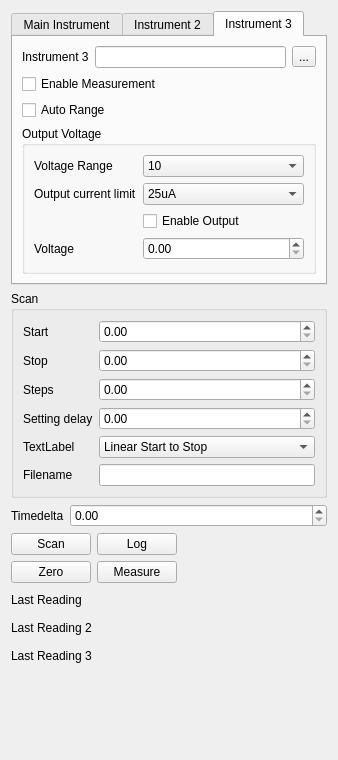
<?xml version="1.0" encoding="UTF-8"?>
<ui version="4.0">
 <class>Form</class>
 <widget class="QWidget" name="Form">
  <property name="geometry">
   <rect>
    <x>0</x>
    <y>0</y>
    <width>338</width>
    <height>760</height>
   </rect>
  </property>
  <property name="windowTitle">
   <string>Form</string>
  </property>
  <layout class="QVBoxLayout" name="verticalLayout">
   <item>
    <widget class="QTabWidget" name="tabWidget">
     <property name="currentIndex">
      <number>2</number>
     </property>
     <widget class="QWidget" name="tab">
      <attribute name="title">
       <string>Main Instrument</string>
      </attribute>
      <layout class="QVBoxLayout" name="verticalLayout_2">
       <item>
        <layout class="QHBoxLayout" name="horizontalLayout">
         <item>
          <widget class="QLabel" name="label_9">
           <property name="text">
            <string>Instrument 1</string>
           </property>
          </widget>
         </item>
         <item>
          <widget class="QLineEdit" name="instrumentEdit"/>
         </item>
         <item>
          <widget class="QToolButton" name="openInstrument1Button">
           <property name="text">
            <string>...</string>
           </property>
          </widget>
         </item>
        </layout>
       </item>
       <item>
        <widget class="QCheckBox" name="enableMeasurementBox">
         <property name="text">
          <string>Enable Measurement</string>
         </property>
        </widget>
       </item>
       <item>
        <widget class="QCheckBox" name="autoRangeBox">
         <property name="text">
          <string>Auto Range</string>
         </property>
        </widget>
       </item>
       <item>
        <widget class="QGroupBox" name="groupBox">
         <property name="title">
          <string>Output Voltage</string>
         </property>
         <layout class="QGridLayout" name="gridLayout">
          <item row="1" column="2">
           <widget class="QComboBox" name="currentLimitSelect">
            <property name="sizePolicy">
             <sizepolicy hsizetype="Preferred" vsizetype="Fixed">
              <horstretch>1</horstretch>
              <verstretch>0</verstretch>
             </sizepolicy>
            </property>
            <item>
             <property name="text">
              <string>25uA</string>
             </property>
            </item>
            <item>
             <property name="text">
              <string>250uA</string>
             </property>
            </item>
            <item>
             <property name="text">
              <string>2.5mA</string>
             </property>
            </item>
            <item>
             <property name="text">
              <string>25mA</string>
             </property>
            </item>
           </widget>
          </item>
          <item row="1" column="0">
           <widget class="QLabel" name="label_2">
            <property name="text">
             <string>Output current limit</string>
            </property>
           </widget>
          </item>
          <item row="2" column="2">
           <widget class="QCheckBox" name="enableOutputBox">
            <property name="text">
             <string>Enable Output</string>
            </property>
           </widget>
          </item>
          <item row="0" column="2">
           <widget class="QComboBox" name="voltageRangeSelect">
            <property name="sizePolicy">
             <sizepolicy hsizetype="Preferred" vsizetype="Fixed">
              <horstretch>1</horstretch>
              <verstretch>0</verstretch>
             </sizepolicy>
            </property>
            <item>
             <property name="text">
              <string>10</string>
             </property>
            </item>
            <item>
             <property name="text">
              <string>50</string>
             </property>
            </item>
            <item>
             <property name="text">
              <string>500</string>
             </property>
            </item>
           </widget>
          </item>
          <item row="0" column="0">
           <widget class="QLabel" name="label">
            <property name="text">
             <string>Voltage Range</string>
            </property>
           </widget>
          </item>
          <item row="3" column="0">
           <widget class="QLabel" name="label_6">
            <property name="text">
             <string>Voltage</string>
            </property>
           </widget>
          </item>
          <item row="3" column="2">
           <widget class="MagnitudeSpinBox" name="voltageEdit"/>
          </item>
         </layout>
        </widget>
       </item>
      </layout>
     </widget>
     <widget class="QWidget" name="tab_3">
      <attribute name="title">
       <string>Instrument 2</string>
      </attribute>
      <layout class="QVBoxLayout" name="verticalLayout_3">
       <item>
        <layout class="QHBoxLayout" name="horizontalLayout_3">
         <item>
          <widget class="QLabel" name="label_13">
           <property name="text">
            <string>Instrument 2</string>
           </property>
          </widget>
         </item>
         <item>
          <widget class="QLineEdit" name="instrumentEdit_2"/>
         </item>
         <item>
          <widget class="QToolButton" name="openInstrument2Button">
           <property name="text">
            <string>...</string>
           </property>
          </widget>
         </item>
        </layout>
       </item>
       <item>
        <widget class="QCheckBox" name="enableMeasurementBox_2">
         <property name="text">
          <string>Enable Measurement</string>
         </property>
        </widget>
       </item>
       <item>
        <widget class="QCheckBox" name="autoRangeBox_2">
         <property name="text">
          <string>Auto Range</string>
         </property>
        </widget>
       </item>
       <item>
        <widget class="QGroupBox" name="groupBox_3">
         <property name="title">
          <string>Output Voltage</string>
         </property>
         <layout class="QGridLayout" name="gridLayout_2">
          <item row="1" column="2">
           <widget class="QComboBox" name="currentLimitSelect_2">
            <property name="sizePolicy">
             <sizepolicy hsizetype="Preferred" vsizetype="Fixed">
              <horstretch>1</horstretch>
              <verstretch>0</verstretch>
             </sizepolicy>
            </property>
            <item>
             <property name="text">
              <string>25uA</string>
             </property>
            </item>
            <item>
             <property name="text">
              <string>250uA</string>
             </property>
            </item>
            <item>
             <property name="text">
              <string>2.5mA</string>
             </property>
            </item>
            <item>
             <property name="text">
              <string>25mA</string>
             </property>
            </item>
           </widget>
          </item>
          <item row="1" column="0">
           <widget class="QLabel" name="label_15">
            <property name="text">
             <string>Output current limit</string>
            </property>
           </widget>
          </item>
          <item row="2" column="2">
           <widget class="QCheckBox" name="enableOutputBox_2">
            <property name="text">
             <string>Enable Output</string>
            </property>
           </widget>
          </item>
          <item row="0" column="2">
           <widget class="QComboBox" name="voltageRangeSelect_2">
            <property name="sizePolicy">
             <sizepolicy hsizetype="Preferred" vsizetype="Fixed">
              <horstretch>1</horstretch>
              <verstretch>0</verstretch>
             </sizepolicy>
            </property>
            <item>
             <property name="text">
              <string>10</string>
             </property>
            </item>
            <item>
             <property name="text">
              <string>50</string>
             </property>
            </item>
            <item>
             <property name="text">
              <string>500</string>
             </property>
            </item>
           </widget>
          </item>
          <item row="0" column="0">
           <widget class="QLabel" name="label_16">
            <property name="text">
             <string>Voltage Range</string>
            </property>
           </widget>
          </item>
          <item row="3" column="0">
           <widget class="QLabel" name="label_17">
            <property name="text">
             <string>Voltage</string>
            </property>
           </widget>
          </item>
          <item row="3" column="2">
           <widget class="MagnitudeSpinBox" name="voltageEdit_2"/>
          </item>
         </layout>
        </widget>
       </item>
      </layout>
     </widget>
     <widget class="QWidget" name="tab_2">
      <attribute name="title">
       <string>Instrument 3</string>
      </attribute>
      <layout class="QVBoxLayout" name="verticalLayout_4">
       <item>
        <layout class="QHBoxLayout" name="horizontalLayout_4">
         <item>
          <widget class="QLabel" name="label_14">
           <property name="text">
            <string>Instrument 3</string>
           </property>
          </widget>
         </item>
         <item>
          <widget class="QLineEdit" name="instrumentEdit_3"/>
         </item>
         <item>
          <widget class="QToolButton" name="openInstrument3Button">
           <property name="text">
            <string>...</string>
           </property>
          </widget>
         </item>
        </layout>
       </item>
       <item>
        <widget class="QCheckBox" name="enableMeasurementBox_3">
         <property name="text">
          <string>Enable Measurement</string>
         </property>
        </widget>
       </item>
       <item>
        <widget class="QCheckBox" name="autoRangeBox_3">
         <property name="text">
          <string>Auto Range</string>
         </property>
        </widget>
       </item>
       <item>
        <widget class="QGroupBox" name="groupBox_4">
         <property name="title">
          <string>Output Voltage</string>
         </property>
         <layout class="QGridLayout" name="gridLayout_5">
          <item row="1" column="2">
           <widget class="QComboBox" name="currentLimitSelect_3">
            <property name="sizePolicy">
             <sizepolicy hsizetype="Preferred" vsizetype="Fixed">
              <horstretch>1</horstretch>
              <verstretch>0</verstretch>
             </sizepolicy>
            </property>
            <item>
             <property name="text">
              <string>25uA</string>
             </property>
            </item>
            <item>
             <property name="text">
              <string>250uA</string>
             </property>
            </item>
            <item>
             <property name="text">
              <string>2.5mA</string>
             </property>
            </item>
            <item>
             <property name="text">
              <string>25mA</string>
             </property>
            </item>
           </widget>
          </item>
          <item row="1" column="0">
           <widget class="QLabel" name="label_18">
            <property name="text">
             <string>Output current limit</string>
            </property>
           </widget>
          </item>
          <item row="2" column="2">
           <widget class="QCheckBox" name="enableOutputBox_3">
            <property name="text">
             <string>Enable Output</string>
            </property>
           </widget>
          </item>
          <item row="0" column="2">
           <widget class="QComboBox" name="voltageRangeSelect_3">
            <property name="sizePolicy">
             <sizepolicy hsizetype="Preferred" vsizetype="Fixed">
              <horstretch>1</horstretch>
              <verstretch>0</verstretch>
             </sizepolicy>
            </property>
            <item>
             <property name="text">
              <string>10</string>
             </property>
            </item>
            <item>
             <property name="text">
              <string>50</string>
             </property>
            </item>
            <item>
             <property name="text">
              <string>500</string>
             </property>
            </item>
           </widget>
          </item>
          <item row="0" column="0">
           <widget class="QLabel" name="label_19">
            <property name="text">
             <string>Voltage Range</string>
            </property>
           </widget>
          </item>
          <item row="3" column="0">
           <widget class="QLabel" name="label_20">
            <property name="text">
             <string>Voltage</string>
            </property>
           </widget>
          </item>
          <item row="3" column="2">
           <widget class="MagnitudeSpinBox" name="voltageEdit_3"/>
          </item>
         </layout>
        </widget>
       </item>
      </layout>
     </widget>
    </widget>
   </item>
   <item>
    <widget class="QGroupBox" name="groupBox_2">
     <property name="title">
      <string>Scan</string>
     </property>
     <layout class="QFormLayout" name="formLayout">
      <item row="1" column="0">
       <widget class="QLabel" name="label_3">
        <property name="text">
         <string>Start</string>
        </property>
       </widget>
      </item>
      <item row="2" column="0">
       <widget class="QLabel" name="label_4">
        <property name="text">
         <string>Stop</string>
        </property>
       </widget>
      </item>
      <item row="3" column="0">
       <widget class="QLabel" name="label_5">
        <property name="text">
         <string>Steps</string>
        </property>
       </widget>
      </item>
      <item row="1" column="1">
       <widget class="MagnitudeSpinBox" name="startEdit"/>
      </item>
      <item row="2" column="1">
       <widget class="MagnitudeSpinBox" name="stopEdit"/>
      </item>
      <item row="3" column="1">
       <widget class="MagnitudeSpinBox" name="stepsEdit"/>
      </item>
      <item row="5" column="0">
       <widget class="QLabel" name="label_8">
        <property name="text">
         <string>TextLabel</string>
        </property>
       </widget>
      </item>
      <item row="5" column="1">
       <widget class="QComboBox" name="scanTypeCombo">
        <item>
         <property name="text">
          <string>Linear Start to Stop</string>
         </property>
        </item>
        <item>
         <property name="text">
          <string>Linear Stop to Start</string>
         </property>
        </item>
        <item>
         <property name="text">
          <string>Randomized</string>
         </property>
        </item>
        <item>
         <property name="text">
          <string>Center Out</string>
         </property>
        </item>
        <item>
         <property name="text">
          <string>Linear Start Stop Start</string>
         </property>
        </item>
        <item>
         <property name="text">
          <string>Linear Stop Start Stop</string>
         </property>
        </item>
       </widget>
      </item>
      <item row="6" column="0">
       <widget class="QLabel" name="label_10">
        <property name="text">
         <string>Filename</string>
        </property>
       </widget>
      </item>
      <item row="6" column="1">
       <widget class="QLineEdit" name="filenameEdit"/>
      </item>
      <item row="4" column="0">
       <widget class="QLabel" name="label_12">
        <property name="text">
         <string>Setting delay</string>
        </property>
       </widget>
      </item>
      <item row="4" column="1">
       <widget class="MagnitudeSpinBox" name="settlingDelayEdit"/>
      </item>
     </layout>
    </widget>
   </item>
   <item>
    <layout class="QGridLayout" name="gridLayout_3">
     <item row="0" column="0">
      <widget class="QLabel" name="label_11">
       <property name="text">
        <string>Timedelta</string>
       </property>
      </widget>
     </item>
     <item row="0" column="1">
      <widget class="MagnitudeSpinBox" name="timeDeltaEdit">
       <property name="sizePolicy">
        <sizepolicy hsizetype="Minimum" vsizetype="Fixed">
         <horstretch>1</horstretch>
         <verstretch>0</verstretch>
        </sizepolicy>
       </property>
      </widget>
     </item>
    </layout>
   </item>
   <item>
    <layout class="QGridLayout" name="gridLayout_4">
     <item row="1" column="1">
      <widget class="QPushButton" name="measureButton">
       <property name="text">
        <string>Measure</string>
       </property>
      </widget>
     </item>
     <item row="1" column="0">
      <widget class="QPushButton" name="zeroButton">
       <property name="text">
        <string>Zero</string>
       </property>
      </widget>
     </item>
     <item row="0" column="0">
      <widget class="QPushButton" name="scanButton">
       <property name="text">
        <string>Scan</string>
       </property>
      </widget>
     </item>
     <item row="0" column="1">
      <widget class="QPushButton" name="logButton">
       <property name="text">
        <string>Log</string>
       </property>
       <property name="checkable">
        <bool>true</bool>
       </property>
      </widget>
     </item>
     <item row="0" column="2">
      <spacer name="horizontalSpacer">
       <property name="orientation">
        <enum>Qt::Horizontal</enum>
       </property>
       <property name="sizeHint" stdset="0">
        <size>
         <width>40</width>
         <height>20</height>
        </size>
       </property>
      </spacer>
     </item>
    </layout>
   </item>
   <item>
    <layout class="QHBoxLayout" name="horizontalLayout_2">
     <item>
      <widget class="QLabel" name="label_7">
       <property name="text">
        <string>Last Reading</string>
       </property>
      </widget>
     </item>
     <item>
      <widget class="QLabel" name="currentLabel">
       <property name="sizePolicy">
        <sizepolicy hsizetype="Preferred" vsizetype="Preferred">
         <horstretch>1</horstretch>
         <verstretch>0</verstretch>
        </sizepolicy>
       </property>
       <property name="font">
        <font>
         <pointsize>14</pointsize>
        </font>
       </property>
       <property name="text">
        <string/>
       </property>
      </widget>
     </item>
    </layout>
   </item>
   <item>
    <layout class="QHBoxLayout" name="horizontalLayout_5">
     <item>
      <widget class="QLabel" name="label_21">
       <property name="text">
        <string>Last Reading 2</string>
       </property>
      </widget>
     </item>
     <item>
      <widget class="QLabel" name="currentLabel_2">
       <property name="sizePolicy">
        <sizepolicy hsizetype="Preferred" vsizetype="Preferred">
         <horstretch>1</horstretch>
         <verstretch>0</verstretch>
        </sizepolicy>
       </property>
       <property name="font">
        <font>
         <pointsize>14</pointsize>
        </font>
       </property>
       <property name="text">
        <string/>
       </property>
      </widget>
     </item>
    </layout>
   </item>
   <item>
    <layout class="QHBoxLayout" name="horizontalLayout_6">
     <item>
      <widget class="QLabel" name="label_22">
       <property name="text">
        <string>Last Reading 3</string>
       </property>
      </widget>
     </item>
     <item>
      <widget class="QLabel" name="currentLabel_3">
       <property name="sizePolicy">
        <sizepolicy hsizetype="Preferred" vsizetype="Preferred">
         <horstretch>1</horstretch>
         <verstretch>0</verstretch>
        </sizepolicy>
       </property>
       <property name="font">
        <font>
         <pointsize>14</pointsize>
        </font>
       </property>
       <property name="text">
        <string/>
       </property>
      </widget>
     </item>
    </layout>
   </item>
   <item>
    <spacer name="verticalSpacer">
     <property name="orientation">
      <enum>Qt::Vertical</enum>
     </property>
     <property name="sizeHint" stdset="0">
      <size>
       <width>20</width>
       <height>40</height>
      </size>
     </property>
    </spacer>
   </item>
  </layout>
 </widget>
 <customwidgets>
  <customwidget>
   <class>MagnitudeSpinBox</class>
   <extends>QDoubleSpinBox</extends>
   <header>uiModules.MagnitudeSpinBox</header>
  </customwidget>
 </customwidgets>
 <resources/>
 <connections/>
</ui>
